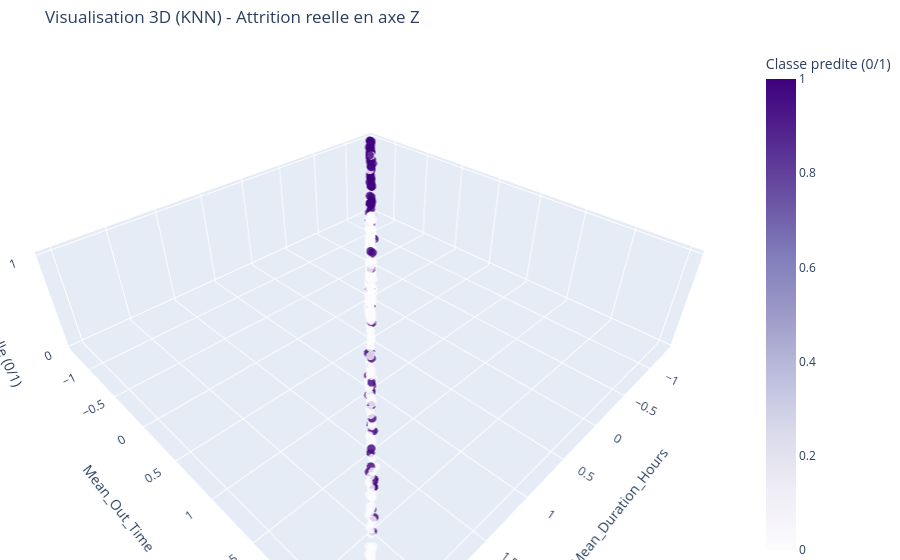

Notebook cell for this chart:
### Code cell
# Brique 16 - Visualisation 3D Plotly avec attrition en axe Z (KNN)

# On s'assure d'avoir `available_xy_features` défini (identique à la cellule Brique 13)
try:
    available_xy_features = list(top_corr_vars[:2])
except NameError:
    numeric_cols = X_valid.select_dtypes(include=['int64', 'float64', 'int32']).columns.tolist()
    available_xy_features = numeric_cols[:2] if len(numeric_cols) >= 2 else []

if len(available_xy_features) < 2:
    print('\nVisualisation 3D non generee: moins de 2 variables numeriques disponibles pour X et Y.')
else:
    import plotly.graph_objects as go
    
    viz_df_knn = X_valid[available_xy_features].copy()
    viz_df_knn['Attrition_Reelle'] = y_valid.values.astype(int)
    viz_df_knn['Prediction_Classe'] = y_pred_knn.astype(int)
    viz_df_knn['Prediction_Proba'] = y_pred_knn.astype(int) if 'y_pred_proba_knn' not in locals() else y_pred_proba_knn

    hover_text_knn = [
        f"Attrition reelle: {int(a)}<br>Prediction classe: {int(pc)}<br>Probabilite (Classe 1): {p:.3f}"
        for a, pc, p in zip(
            viz_df_knn['Attrition_Reelle'],
            viz_df_knn['Prediction_Classe'],
            viz_df_knn['Prediction_Proba']
        )
    ]

    fig_knn = go.Figure(
        data=[
            go.Scatter3d(
                x=viz_df_knn[available_xy_features[0]],
                y=viz_df_knn[available_xy_features[1]],
                z=viz_df_knn['Attrition_Reelle'],
                mode='markers',
                marker=dict(
                    size=5,
                    color=viz_df_knn['Prediction_Classe'],
                    colorscale='Purples',
                    cmin=0,
                    cmax=1,
                    opacity=0.8,
                    colorbar=dict(title='Classe predite (0/1)')
                ),
                text=hover_text_knn,
                hovertemplate='%{text}<extra></extra>'
            )
        ]
    )

    fig_knn.update_layout(
        title='Visualisation 3D (KNN) - Attrition reelle en axe Z',
        scene=dict(
            xaxis_title=available_xy_features[0],
            yaxis_title=available_xy_features[1],
            zaxis_title='Attrition reelle (0/1)',
            zaxis=dict(tickmode='array', tickvals=[0, 1])
        ),
        margin=dict(l=0, r=0, b=0, t=45)
    )

    fig_knn.show()

### Figure 1 — Plotly figure (JSON) as saved in the notebook; plotly's stock layout.template omitted (floating-point values rounded to 4 significant figures; data arrays with more than 128 entries replaced by an {"elided": "..."} marker saying what was removed)
{"data": [{"hovertemplate": "%{text}<extra></extra>", "marker": {"cmax": 1, "cmin": 0, "color": {"elided": "882 int values"}, "colorbar": {"title": {"text": "Classe predite (0/1)"}}, "colorscale": [[0, "rgb(252,251,253)"], [0.125, "rgb(239,237,245)"], [0.25, "rgb(218,218,235)"], [0.375, "rgb(188,189,220)"], [0.5, "rgb(158,154,200)"], [0.625, "rgb(128,125,186)"], [0.75, "rgb(106,81,163)"], [0.875, "rgb(84,39,143)"], [1, "rgb(63,0,125)"]], "opacity": 0.8, "size": 5}, "mode": "markers", "text": {"elided": "882 str values"}, "type": "scatter3d", "x": {"elided": "882 float values"}, "y": {"elided": "882 float values"}, "z": {"elided": "882 int values"}}], "layout": {"margin": {"b": 0, "l": 0, "r": 0, "t": 45}, "scene": {"xaxis": {"title": {"text": "Mean_Duration_Hours"}}, "yaxis": {"title": {"text": "Mean_Out_Time"}}, "zaxis": {"tickmode": "array", "tickvals": [0, 1], "title": {"text": "Attrition reelle (0/1)"}}}, "title": {"text": "Visualisation 3D (KNN) - Attrition reelle en axe Z"}}}
